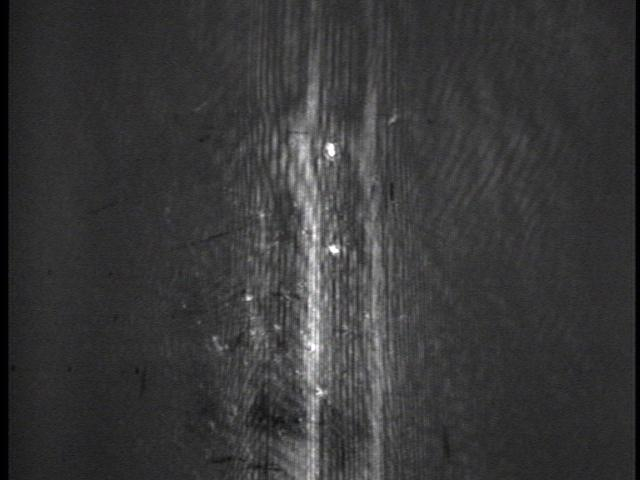
%> input picture processedData/DiffractionDarkField/20.13.jpeg, 640 x 480 px
$ octave diffractionProcessor.m   (GNU Octave 9; MATLAB toolbox functions it lacks are replaced by stand-ins)
%> lines starting %> are read from the running program, lines starting %| are printed output that depends on the picture
### processedData/DiffractionDarkField/DiffractionData.m
function [x,y] = DiffractionData(imagefile, line, option) %, savefile_
%> called with imagefile = '20.13.jpeg', line = 275, option = 'hor'
% this function takes an image file and returns a text file that contains
% the intensity data along a user inputted horizontal or vertical
% scan line. It will also plot the line segnment you have choosen.

% imagefile = name of the image file
% savefile = file name for the saved data. An extension _hor or _ver will
% be added depending on which type of line cut is takeb
% line = row or column to take the line out
% option = 'hor' or 'ver' to choose to take a horizontal line or vertical
% line segment.
%
% an example usage would be

% DiffractionData_v2('wire.jpeg','wire_cut', 250, 'hor')

%This would import the image wire.jpeg and output the intensity as a
%function of pixel position along the y=250 horizontal line to the data
%file wire_cut_hor.txt.

%The image files captured will usually be 480x640 (horizontal x vertical)

image = rgb2gray(imread(imagefile));
%> image: size 480x640 uint8; min 0, max 255, mean 56.3

if option=='hor'
    %savefile_hor = [savefile_,'_hor.txt'];
    %output_hor = fopen(savefile_hor,'w');
    if (line >= 0) && (line <= 480)
        for j=1:640
            diffractionarray(1,j)=(j);
            diffractionarray(2,j)=(image(line,j));
        end
%> after the loop, diffractionarray = 640 columns, first 8: [1 2 3 4 5 6 7 8; 0 0 0 1 1 2 2 2]

        %fprintf(output_hor,'\n %i, %i',diffractionarray(1:2,:));
        x = diffractionarray(1,:);
%> x = 640 values from 1 to 640
        y = diffractionarray(2,:);
%> y = 640 values, max 209 at index 319, min 0 at index 1, mean 61
        plot(x,y, 'Linewidth', 2);

    else
        disp('ERROR: line out of range')
    end
end

if option=='ver'
    %savefile_ver = [savefile_,'_ver.txt'];
    %output_ver = fopen(savefile_ver,'w');
    if (line >= 0) && (line <= 640)
        for j=1:480
            diffractionarray(1,j)=(j);
            diffractionarray(2,j)=(image(j,line));
        end

        %fprintf(output_ver,'\n %i, %i',diffractionarray(1:2,:));
        x = diffractionarray(1,:);
        y = diffractionarray(2,:);

        plot(x,y, 'Linewidth', 2);

    else
        disp('ERROR: line out of range')
    end

end

### processedData/DiffractionDarkField/diffractionProcessor.m
clear;

imageFiles = [  '20.13.jpeg       '; ... %1
                '21.85.jpeg       '; ... %2
                '22.20.jpeg       '; ... %3
                '22.69.jpeg       '; ... %4
                '22.83.jpeg       '; ... %5
                '22.955.jpeg      '; ... %6
                '23.4mm Width.jpeg'; ... %7
                '23.05.jpeg       '; ... %8
                '23.15.jpeg       '; ... %9
                '23.25.jpeg       '; ... %10
                '23.31.jpeg       '; ... %11
                '23.36.jpeg       ']  ;  %12

option = 'hor';
line   = 275;
arraySize = 640;
[fileNum, colm] = size(imageFiles);

imageData = zeros(fileNum, arraySize);

for k = 1 : fileNum

    file = strtrim(imageFiles(k,:));
    [x,y] = DiffractionData(file, line, option);
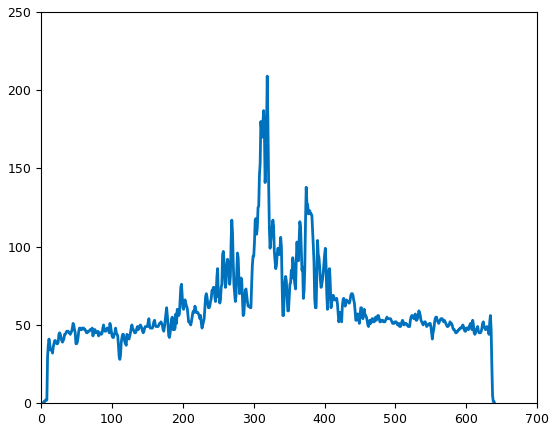
%> figure redrawn from the program's plot data; curve peaks at x = 319, y = 209
%> x = 640 values from 1 to 640

    imageData(k,:) = y;
end
%> pass 2 of the loop `for k = 1 : fileNum`:
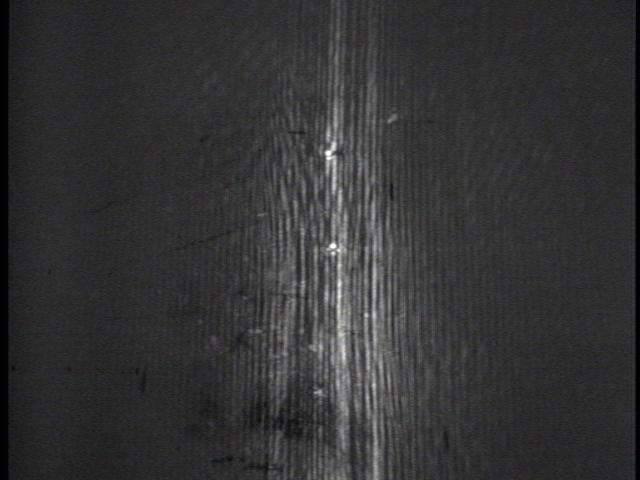
%> input picture processedData/DiffractionDarkField/21.85.jpeg, 640 x 480 px
%> in DiffractionData (call 2), `y = diffractionarray(2,:);`: y = 640 values, max 181 at index 375, min 0 at index 1, mean 57.31
%> `[x,y] = DiffractionData(file, line, option);`:
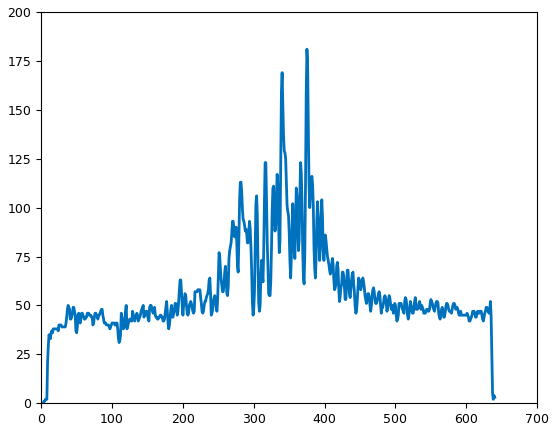
%> figure redrawn from the program's plot data; curve peaks at x = 375, y = 181
%> the run ends on the next line
